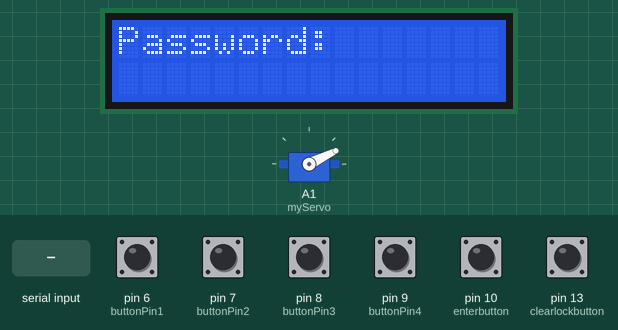
This sketch was run on a simulated Arduino Uno, built with avr-gcc and run on an emulated ATmega328P. Parts: servo, 16×2 character LCD. The test bench sets the inputs (shaded band); at power-on: pin 6 (buttonPin1), pin 7 (buttonPin2), pin 8 (buttonPin3), pin 9 (buttonPin4), pin 10 (enterbutton), pin 13 (clearlockbutton) HIGH.

Above: at 3.2 s.
3.3 s: pin 10 (enterbutton) pulled LOW for 0.15 s
At 4.9 s:
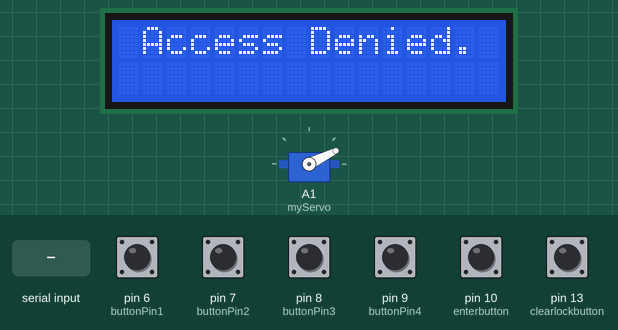
6.4 s: pin 6 (buttonPin1) pulled LOW for 0.15 s
At 7.8 s:
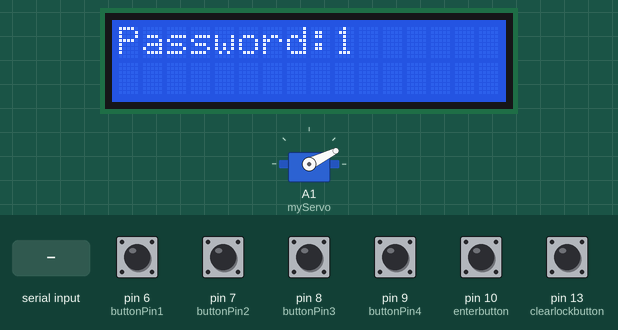
8.1 s: "0" received over Serial
At 9.5 s:
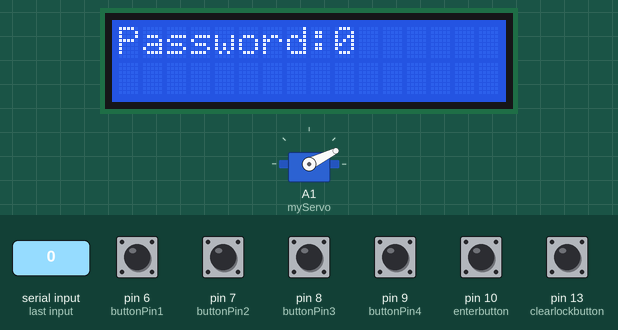
9.6 s: pin 7 (buttonPin2) pulled LOW for 0.15 s
At 10.06 s:
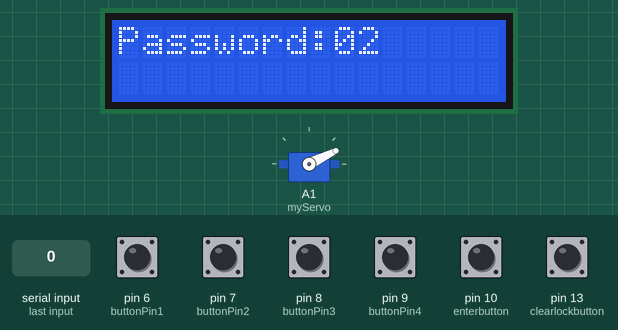
10.3 s: pin 8 (buttonPin3) pulled LOW for 0.15 s
At 10.9 s:
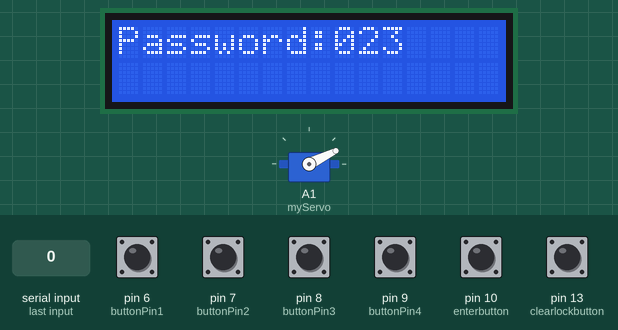
11.0 s: pin 9 (buttonPin4) pulled LOW for 0.15 s
At 11.46 s:
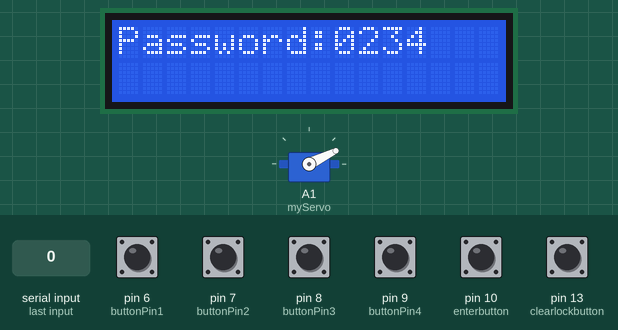
Timing chart, 0 to 12.7 s (numbered marks = the images above; inputs shaded):
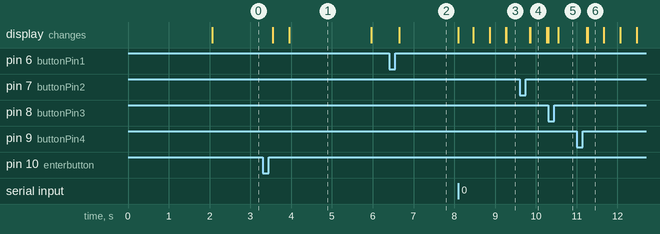

The sketch:

epitech.ino
```cpp
#include <LiquidCrystal.h>
#include <EEPROM.h>
#include <Servo.h>;

char buffer[10];
int address = 0;
static unsigned long SaveTimer;
static unsigned long SaveDelay = (30 * 1000);
char ch;
char CODE[10] = "123142E";
char Str[10];
char CodeLength = 6;
int Pos = 0;
bool Unlocked;
static unsigned long DisplayTimer;
static unsigned long DisplayDelay = 200;
int count = 0;

LiquidCrystal lcd(12, 11, 5, 4, 3, 2);
char data[8];

int buttonPin1 = 6;
int buttonPin2 = 7;
int buttonPin3 = 8;
int buttonPin4 = 9;

int enterbutton = 10;
int clearlockbutton = 13;

Servo myServo;

void setup() {
  for(int i=0;i<=7;i++){
    data[i]=0;
  }
   myServo.attach(A1);

  Lock();

  int EEPROMCodeOK = true;
  for (Pos = 0; Pos <= (CodeLength); Pos++) {
    Str[Pos] =  EEPROM.read(Pos);
    if (!(strrchr("1123456789", Str[Pos]))) {
      EEPROMCodeOK = false;
    }
  }
  Pos++;
  Str[Pos] =  EEPROM.read(Pos);
  if (Str[CodeLength + 1] != 'E') EEPROMCodeOK = false;
  if (EEPROMCodeOK) {
    Str[CodeLength + 2] = '\0';
    strncpy(CODE, Str, CodeLength + 1);
  }
  ClearCode();

  pinMode(buttonPin1, INPUT_PULLUP);
  pinMode(buttonPin2, INPUT_PULLUP);
  pinMode(buttonPin3, INPUT_PULLUP);
  pinMode(buttonPin4, INPUT_PULLUP);

  pinMode(enterbutton, INPUT_PULLUP);
  pinMode(clearlockbutton, INPUT_PULLUP);

  lcd.begin(16, 2);
  lcd.setCursor(0, 0);
  lcd.print("Hello.");
  delay(2000);
  lcd.clear();
  lcd.setCursor(0, 0);
  lcd.print("Password:");
  Serial.begin(9600);
  DisplayTimer = millis() + 200;
}

void loop() {

  Lock();

  Pos = constrain(Pos, 0, CodeLength);

  int buttonState1 = digitalRead(buttonPin1);
  int buttonState2 = digitalRead(buttonPin2);
  int buttonState3 = digitalRead(buttonPin3);
  int buttonState4 = digitalRead(buttonPin4);

  int clButtonState = digitalRead(clearlockbutton);
  int enterButtonState = digitalRead(enterbutton);

  lcd.setCursor(9, 0);
 lcd.print(data);
    check();

 if( count == 6){
     data[7] = 0;
 }

 bluetooth();

  if (buttonState1 == LOW) {
    Str[Pos] = '1';
    Pos++;
    Str[Pos] = '\0';
    delay(250);
    while (digitalRead(buttonPin1) == LOW);

  }

  else if (buttonState2 == LOW) {
    Str[Pos] = '2';
    Pos++;
    Str[Pos] = '\0';
    delay(250);
    while (digitalRead(buttonPin2) == LOW);

  }

  else if (buttonState3 == LOW) {
    Str[Pos] = '3';
    Pos++;
    Str[Pos] = '\0';
    delay(250);
    while (digitalRead(buttonPin3) == LOW);
  }

  else if (buttonState4 == LOW) {
    Str[Pos] = '4';
    Pos++;
    Str[Pos] = '\0';
    delay(250);
    while (digitalRead(buttonPin4) == LOW);

  }
  else if (enterButtonState == LOW) {
    Str[Pos] = 'E';
    Pos++;
    Str[Pos] = '\0';
    delay(250);

    lcd.setCursor(15, 0);
    lcd.print("E");
    delay(400);
    lcd.setCursor(15, 0);
    lcd.print(" ");

    while (digitalRead(buttonPin1) == LOW);
     if (strcmp (Str,CODE) == 0 || strcmp (data,CODE) == 0) {
      Unlocked = true;
      Serial.print("0");
        //}
      Serial.print("1");
      lcd.setCursor(0, 0);
      lcd.print(" Access Granted");
      delay(2000);
      lcd.clear();
      lcd.print("    Unlocked");

    }

    else {

      lcd.clear();
      lcd.print(" Access Denied.");
      delay(2000);
      lcd.clear();
      lcd.print("Password:");

    }

    while (Unlocked) {
      Unlock();
      if (digitalRead(clearlockbutton) == LOW) {
        delay(200);
        lcd.clear();
        lcd.print("     Locked");
        delay(2000);
        lcd.clear();
        Unlocked = false;
         for(int i=0;i<=7;i++){
         data[i]=0;
        }
        SaveTimer = millis() + 30000;
      }
    }

    ClearCode();


  }

  else if (clButtonState == LOW) {
    delay(500);

    while (clearlockbutton == LOW);
    if ((millis() - SaveTimer) > 4500) {

    }

    ClearCode();

  }

  if ( (long)( millis() - DisplayTimer ) >= 0) {
    DisplayTimer += DisplayDelay;
    lcd.setCursor(9, 0);
    lcd.print(Str);
    lcd.setCursor(15, 0);
    lcd.print(" ");

    if (clButtonState == LOW) {

      lcd.clear();
      lcd.print("Password:");

    }


  }

}

void bluetooth(){
  if (strcmp (data,CODE) == 0) {
      Unlocked = true;
      lcd.setCursor(0, 0);
      lcd.print(" Access Granted");
      delay(2000);
      lcd.clear();
      lcd.print("    Unlocked");

    }

    while (Unlocked) {
      Unlock();

      if (digitalRead(clearlockbutton) == LOW) {
        //for(int i=0;i<=1;i++){
        Serial.print("0");
        //}
        Serial.print("1");
        delay(200);
        lcd.clear();
        lcd.print("     Locked");
        delay(2000);
        lcd.clear();
        Unlocked = false;
        for(int i=0;i<=7;i++){
       data[i]=0;
         }
         count = 0;

        SaveTimer = millis() + 30000;
        ClearCode();
      }


    }


  // ClearCode();


}

void ClearCode() {

  Pos = 0;
  Str[Pos] = '\0';
   /*for(int i=0;i<=7;i++){
    data[i]=0;
  }*/
  //data[1]=0;
  lcd.setCursor(0, 0);
  lcd.print("Password:");
  lcd.setCursor(0, 1);
  lcd.print("          ");

}

void check(){
  int u;
  if(Serial.available() > 0){
    ch = Serial.read();

    data[count]=ch;

       //Serial.print(data[count]);
          //lcd.print(data[count]);
  count = count + 1;

  }
  else
  {
    return;
  }
}

void Unlock() {

  myServo.write(117);

}

void Lock() {

  myServo.write(26);

}
```

Measured:
- after the input at 3.3 s, the display: first changes after 0.25 s (image 1 shows a later state)
- after the input at 6.4 s, the display: changes after 0.25 s (image 2)
- after the input at 8.1 s, the display: changes at once (image 3)
- after the input at 9.6 s, the display: first changes after 0.25 s (image 4 shows a later state)
- after the input at 10.3 s, the display: first differs from a run without the input after 0.25 s (image 5)
- after the input at 11.0 s, the display: first changes after 0.25 s (image 6 shows a later state)
- what the display in image 1 shows lasts 2.0 s, from 4.0 s to 6.0 s
